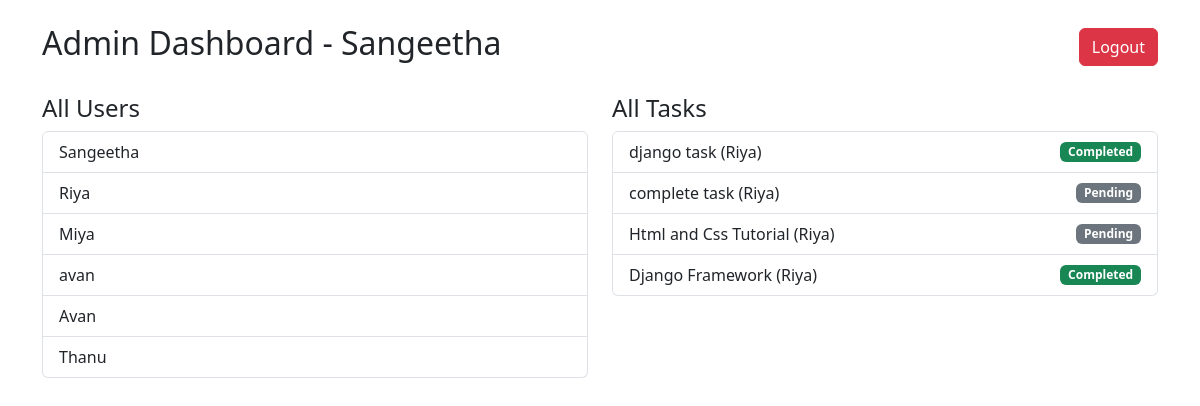
The page /dashboard/ (signed in) on the database its author committed.
### todo/models.py (models this page shows, shortened)
class Task(models.Model):
    user = models.ForeignKey(User, on_delete=models.CASCADE)
    title = models.CharField(max_length=255)
    completed = models.BooleanField(default=False)

### todo/views.py (the view, shortened to what this page needs)
# urls.py: path('dashboard/', views.dashboard_view, name='dashboard'),
@login_required
def dashboard_view(request):
    if request.user.is_superuser:
        users = User.objects.all()
        tasks = Task.objects.all()
        return render(request, 'todo/admin_dashboard.html', {
            'users': users,
            'tasks': tasks,
        })

### todo/templates/todo/admin_dashboard.html (shortened to what this page needs)
<!DOCTYPE html>
<html lang="en">
<head>
  <link href="https://cdn.jsdelivr.net/npm/bootstrap@5.3.0/dist/css/bootstrap.min.css" rel="stylesheet">
</head>
<body>
  <div class="container mt-4">
    <div class="d-flex justify-content-between align-items-center mb-4">
      <h2>Admin Dashboard - {{ user.username }}</h2>
      <a href="{% url 'logout' %}" class="btn btn-danger">Logout</a>
    </div>
    <div class="row">
      <div class="col-md-6">
        <h4>All Users</h4>
        <ul class="list-group">
          {% for u in users %}
            <li class="list-group-item">{{ u.username }}</li>
          {% endfor %}
        </ul>
      </div>
      <div class="col-md-6">
        <h4>All Tasks</h4>
        <ul class="list-group">
          {% for task in tasks %}
            <li class="list-group-item d-flex justify-content-between align-items-center">
              {{ task.title }} ({{ task.user.username }})
              {% if task.completed %}
  <span class="badge bg-success">Completed</span>
{% else %}
  <span class="badge bg-secondary">Pending</span>
{% endif %}
            </li>
          {% empty %}
            <li class="list-group-item">No tasks found.</li>
          {% endfor %}
        </ul>
      </div>
    </div>
  </div>
</body>
</html>

### rows shown on the page
Task: title "django task", user.username "Riya", completed "Completed"
Task: title "complete task", user.username "Riya", completed "Pending"
Task: title "Html and Css Tutorial", user.username "Riya", completed "Pending"
Task: title "Django Framework", user.username "Riya", completed "Completed"

### other values the page prints
{{ user.username }} "Sangeetha"
{{ u.username }} "Sangeetha"
{{ u.username }} "Riya"
{{ u.username }} "Miya"
{{ u.username }} "avan"
{{ u.username }} "Avan"
{{ u.username }} "Thanu"
